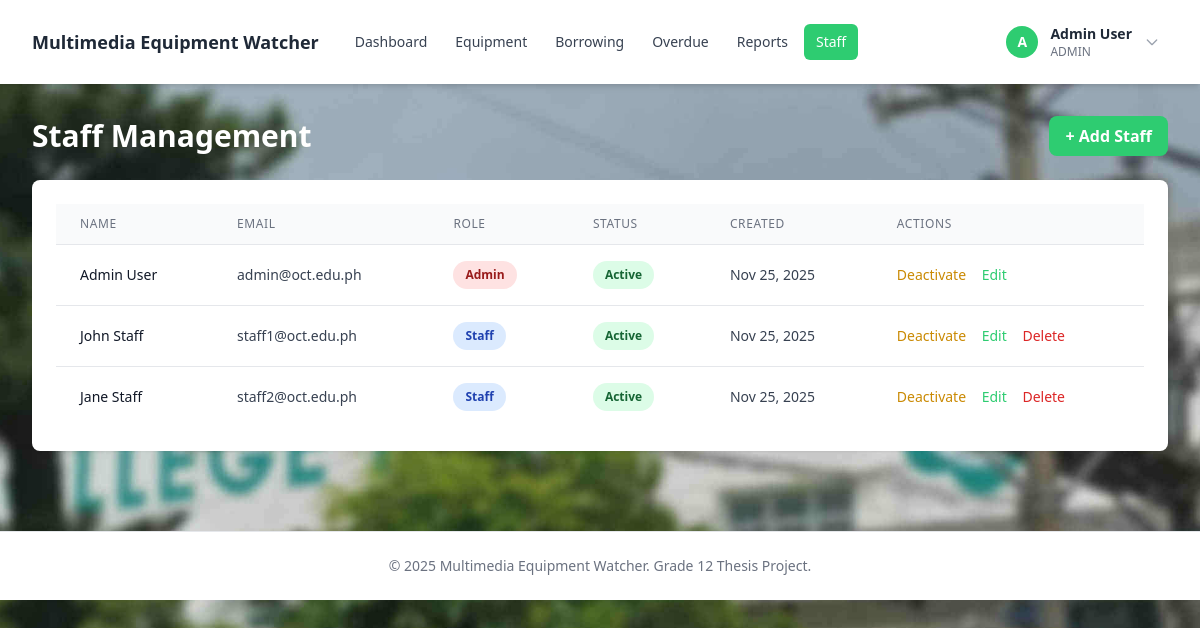
/staff/list.php (signed in), run on an earlier commit of the app's database.
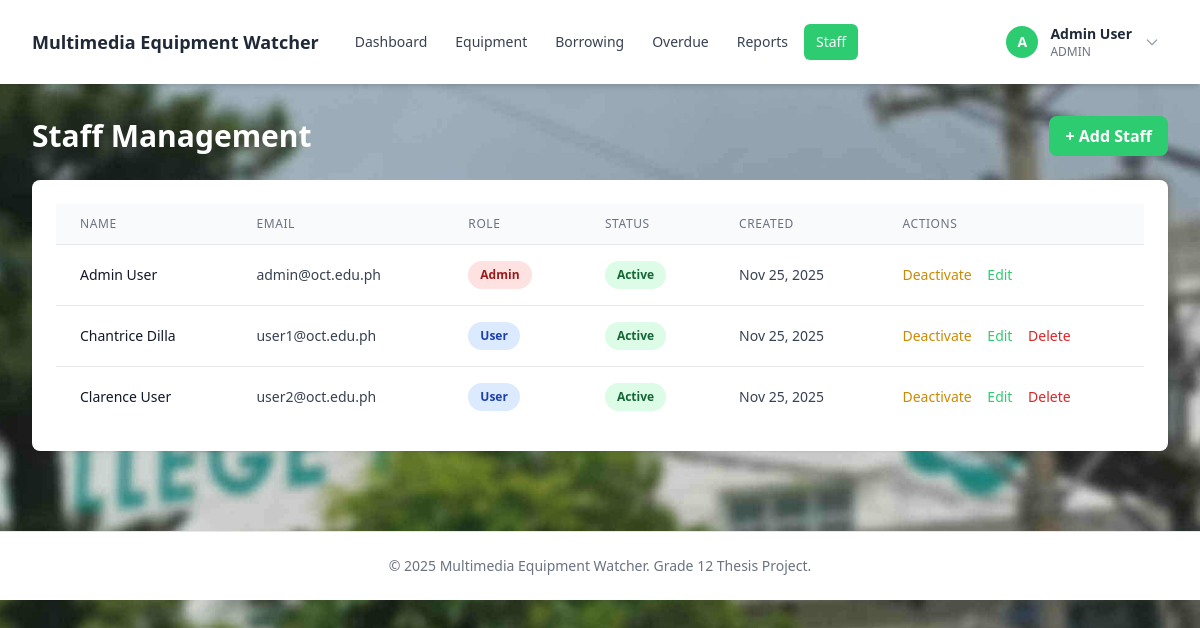
And on a later commit of the database.
### tables this page shows
CREATE TABLE users (
    id INT AUTO_INCREMENT PRIMARY KEY,
    name VARCHAR(100) NOT NULL,
    email VARCHAR(100) NOT NULL UNIQUE,
    password VARCHAR(255) NOT NULL,
    role ENUM('admin', 'user') NOT NULL DEFAULT 'user',
    is_active TINYINT(1) NOT NULL DEFAULT 0,
    created_at TIMESTAMP DEFAULT CURRENT_TIMESTAMP
);

### config/database.php (called while the page is built, shortened)
<?php
function isAdmin() {
    return isset($_SESSION['role']) && $_SESSION['role'] === 'admin';
}
function getCurrentUser() {
    return [
        'id' => $_SESSION['user_id'] ?? null,
        'name' => $_SESSION['user_name'] ?? null,
        'email' => $_SESSION['user_email'] ?? null,
        'role' => $_SESSION['role'] ?? null
    ];
}

### staff/list.php (the view, shortened to what this page needs)
<?php
require_once '../config/database.php';
require_once '../includes/header.php';
$pdo = getDBConnection();
$users = $pdo->query("SELECT * FROM users ORDER BY created_at DESC")->fetchAll();
?>
<div class="flex justify-between items-center mb-6">
    <h2 class="text-3xl font-bold text-white">Staff Management</h2>
    <a href="add.php" class="px-4 py-2 bg-primary hover:bg-primary-dark text-white font-semibold rounded-lg transition">+ Add Staff</a>
</div>
<div class="bg-white rounded-lg shadow-sm p-6">
    <?php if (count($users) > 0): ?>
        <div class="overflow-x-auto">
            <table class="min-w-full divide-y divide-gray-200">
                <thead class="bg-gray-50">
                    <tr>
                        <th class="px-6 py-3 text-left text-xs font-medium text-gray-500 uppercase tracking-wider">Name</th>
                        <th class="px-6 py-3 text-left text-xs font-medium text-gray-500 uppercase tracking-wider">Email</th>
                        <th class="px-6 py-3 text-left text-xs font-medium text-gray-500 uppercase tracking-wider">Role</th>
                        <th class="px-6 py-3 text-left text-xs font-medium text-gray-500 uppercase tracking-wider">Status</th>
                        <th class="px-6 py-3 text-left text-xs font-medium text-gray-500 uppercase tracking-wider">Created</th>
                        <th class="px-6 py-3 text-left text-xs font-medium text-gray-500 uppercase tracking-wider">Actions</th>
                    </tr>
                </thead>
                <tbody class="bg-white divide-y divide-gray-200">
                    <?php foreach ($users as $user): ?>
                        <?php
                        $roleClass = $user['role'] === 'admin' ? 'bg-red-100 text-red-800' : 'bg-blue-100 text-blue-800';
                        $statusClass = $user['is_active'] == 1 ? 'bg-green-100 text-green-800' : 'bg-yellow-100 text-yellow-800';
                        $statusText = $user['is_active'] == 1 ? 'Active' : 'Pending';
                        ?>
                        <tr class="hover:bg-gray-50">
                            <td class="px-6 py-4 whitespace-nowrap text-sm font-medium text-gray-900"><?php echo htmlspecialchars($user['name']); ?></td>
                            <td class="px-6 py-4 whitespace-nowrap text-sm text-gray-700"><?php echo htmlspecialchars($user['email']); ?></td>
                            <td class="px-6 py-4 whitespace-nowrap">
                                <span class="px-3 py-1 inline-flex text-xs leading-5 font-semibold rounded-full <?php echo $roleClass; ?>">
                                    <?php echo ucfirst($user['role']); ?>
                                </span>
                            </td>
                            <td class="px-6 py-4 whitespace-nowrap">
                                <span class="px-3 py-1 inline-flex text-xs leading-5 font-semibold rounded-full <?php echo $statusClass; ?>">
                                    <?php echo $statusText; ?>
                                </span>
                            </td>
                            <td class="px-6 py-4 whitespace-nowrap text-sm text-gray-700"><?php echo date('M d, Y', strtotime($user['created_at'])); ?></td>
                            <td class="px-6 py-4 whitespace-nowrap text-sm">
                                <?php if ($user['is_active'] == 0): ?>
                                    <a href="activate.php?id=<?php echo $user['id']; ?>" class="text-green-600 hover:text-green-800 font-medium mr-3" onclick="return confirm('Activate this user account?')">Activate</a>
                                <?php else: ?>
                                    <a href="deactivate.php?id=<?php echo $user['id']; ?>" class="text-yellow-600 hover:text-yellow-800 font-medium mr-3" onclick="return confirm('Deactivate this user account?')">Deactivate</a>
                                <?php endif; ?>
                                <a href="edit.php?id=<?php echo $user['id']; ?>" class="text-primary hover:text-primary-dark font-medium mr-3">Edit</a>
                                <?php if ($user['id'] != getCurrentUser()['id']): ?>
                                    <a href="delete.php?id=<?php echo $user['id']; ?>" class="text-red-600 hover:text-red-800 font-medium" onclick="return confirm('Are you sure you want to delete this user?')">Delete</a>
                                <?php endif; ?>
                            </td>
                        </tr>
                    <?php endforeach; ?>
                </tbody>
            </table>
        </div>
    <?php endif; ?>
</div>
<?php require_once '../includes/footer.php'; ?>

### includes/header.php (shortened to what this page needs)
<?php
require_once __DIR__ . '/../config/database.php';
$currentUser = getCurrentUser();
$currentPage = basename($_SERVER['PHP_SELF']);
?>
<!DOCTYPE html>
<html lang="en">
<head>
    <script src="https://cdn.tailwindcss.com"></script>
</head>
<body class="bg-gray-50" style="background-image: url('/images/background.jpg'); background-size: cover; background-position: center; background-attachment: fixed;">
    <header class="bg-white shadow-md sticky top-0 z-50">
        <div class="max-w-7xl mx-auto px-4 sm:px-6 lg:px-8">
            <div class="hidden lg:flex justify-between items-center py-4">
                <div class="flex items-center space-x-6">
                    <div class="flex items-center space-x-2">
                        <h1 class="text-lg font-bold text-gray-800">Multimedia Equipment Watcher</h1>
                    </div>
                    <nav class="flex space-x-1">
                        <?php if (isAdmin()): ?>
                            <a href="/dashboard.php" class="px-3 py-2 text-sm font-medium rounded-md transition <?php echo $currentPage === 'dashboard.php' ? 'bg-primary text-white' : 'text-gray-700 hover:bg-gray-100'; ?>">Dashboard</a>
                            <a href="/equipment/list.php" class="px-3 py-2 text-sm font-medium rounded-md transition <?php echo strpos($_SERVER['PHP_SELF'], '/equipment/') !== false ? 'bg-primary text-white' : 'text-gray-700 hover:bg-gray-100'; ?>">Equipment</a>
                            <a href="/borrowing/list.php" class="px-3 py-2 text-sm font-medium rounded-md transition <?php echo strpos($_SERVER['PHP_SELF'], '/borrowing/') !== false ? 'bg-primary text-white' : 'text-gray-700 hover:bg-gray-100'; ?>">Borrowing</a>
                            <a href="/overdue/list.php" class="px-3 py-2 text-sm font-medium rounded-md transition <?php echo strpos($_SERVER['PHP_SELF'], '/overdue/') !== false ? 'bg-primary text-white' : 'text-gray-700 hover:bg-gray-100'; ?>">Overdue</a>
                            <a href="/reports/list.php" class="px-3 py-2 text-sm font-medium rounded-md transition <?php echo strpos($_SERVER['PHP_SELF'], '/reports/') !== false ? 'bg-primary text-white' : 'text-gray-700 hover:bg-gray-100'; ?>">Reports</a>
                            <a href="/staff/list.php" class="px-3 py-2 text-sm font-medium rounded-md transition <?php echo strpos($_SERVER['PHP_SELF'], '/staff/') !== false ? 'bg-primary text-white' : 'text-gray-700 hover:bg-gray-100'; ?>">Staff</a>
                        <?php endif; ?>
                    </nav>
                </div>
                <div class="relative">
                    <button onclick="toggleUserDropdown('desktop')" class="flex items-center space-x-3 text-sm rounded-lg hover:bg-gray-100 p-2 transition">
                        <div class="w-8 h-8 bg-primary rounded-full flex items-center justify-center text-white font-semibold">
                            <?php echo strtoupper(substr($currentUser['name'], 0, 1)); ?>
                        </div>
                        <div class="text-left">
                            <p class="text-sm font-semibold text-gray-800"><?php echo htmlspecialchars($currentUser['name']); ?></p>
                            <p class="text-xs text-gray-500 uppercase"><?php echo htmlspecialchars($currentUser['role']); ?></p>
                        </div>
                        <svg class="w-4 h-4 text-gray-400" fill="none" stroke="currentColor" viewBox="0 0 24 24">
                            <path stroke-linecap="round" stroke-linejoin="round" stroke-width="2" d="M19 9l-7 7-7-7"></path>
                        </svg>
                    </button>
                </div>
            </div>
        </div>
    </header>
    <main class="max-w-7xl mx-auto px-4 sm:px-6 lg:px-8 py-8" >

### includes/footer.php
    </main>
    <footer class="bg-white border-t border-gray-200 mt-12">
        <div class="max-w-7xl mx-auto px-4 sm:px-6 lg:px-8 py-6">
            <p class="text-center text-sm text-gray-500">&copy; <?php echo date('Y'); ?> Multimedia Equipment Watcher. Grade 12 Thesis Project.</p>
        </div>
    </footer>
</body>
</html>

What changed in the data, as far as the page shows it:
changed users: name "John Staff" → "Chantrice Dilla"; email "staff1@oct.edu.ph" → "user1@oct.edu.ph"; role "Staff" → "User"
changed users: name "Jane Staff" → "Clarence User"; email "staff2@oct.edu.ph" → "user2@oct.edu.ph"; role "Staff" → "User"
